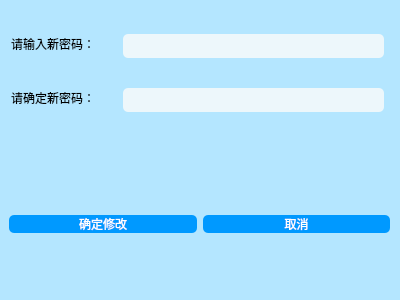
<?xml version="1.0" encoding="UTF-8"?>
<ui version="4.0">
 <class>ChangePasswordDialog</class>
 <widget class="QDialog" name="ChangePasswordDialog">
  <property name="geometry">
   <rect>
    <x>0</x>
    <y>0</y>
    <width>400</width>
    <height>300</height>
   </rect>
  </property>
  <property name="windowTitle">
   <string>Dialog</string>
  </property>
  <property name="styleSheet">
   <string notr="true">background-color: rgb(180, 230, 255);


</string>
  </property>
  <widget class="QLabel" name="label">
   <property name="geometry">
    <rect>
     <x>11</x>
     <y>34</y>
     <width>105</width>
     <height>19</height>
    </rect>
   </property>
   <property name="text">
    <string>请输入新密码：</string>
   </property>
  </widget>
  <widget class="QLabel" name="label_2">
   <property name="geometry">
    <rect>
     <x>11</x>
     <y>88</y>
     <width>105</width>
     <height>19</height>
    </rect>
   </property>
   <property name="text">
    <string>请确定新密码：</string>
   </property>
  </widget>
  <widget class="QLineEdit" name="letNewP">
   <property name="geometry">
    <rect>
     <x>123</x>
     <y>34</y>
     <width>261</width>
     <height>24</height>
    </rect>
   </property>
   <property name="styleSheet">
    <string notr="true">QLineEdit
{
background-color:rgb(237,247,251);
border-radius:5px;
font :18px;
}</string>
   </property>
   <property name="echoMode">
    <enum>QLineEdit::Password</enum>
   </property>
  </widget>
  <widget class="QLineEdit" name="letOkNewP">
   <property name="geometry">
    <rect>
     <x>123</x>
     <y>88</y>
     <width>261</width>
     <height>24</height>
    </rect>
   </property>
   <property name="styleSheet">
    <string notr="true">QLineEdit
{
background-color:rgb(237,247,251);
border-radius:5px;
font :18px;
}</string>
   </property>
   <property name="echoMode">
    <enum>QLineEdit::Password</enum>
   </property>
  </widget>
  <widget class="QWidget" name="widget" native="true">
   <property name="geometry">
    <rect>
     <x>9</x>
     <y>179</y>
     <width>381</width>
     <height>91</height>
    </rect>
   </property>
   <layout class="QHBoxLayout" name="horizontalLayout">
    <item>
     <widget class="QPushButton" name="btnChange">
      <property name="styleSheet">
       <string notr="true">QPushButton
{
    color: rgb(255, 255, 255);
background-color: rgb(0,153,255);
border-radius:5px
}</string>
      </property>
      <property name="text">
       <string>确定修改</string>
      </property>
     </widget>
    </item>
    <item>
     <widget class="QPushButton" name="btnCancel">
      <property name="styleSheet">
       <string notr="true">QPushButton
{
    color: rgb(255, 255, 255);
background-color: rgb(0,153,255);
border-radius:5px
}</string>
      </property>
      <property name="text">
       <string>取消</string>
      </property>
     </widget>
    </item>
   </layout>
  </widget>
 </widget>
 <resources/>
 <connections/>
</ui>
